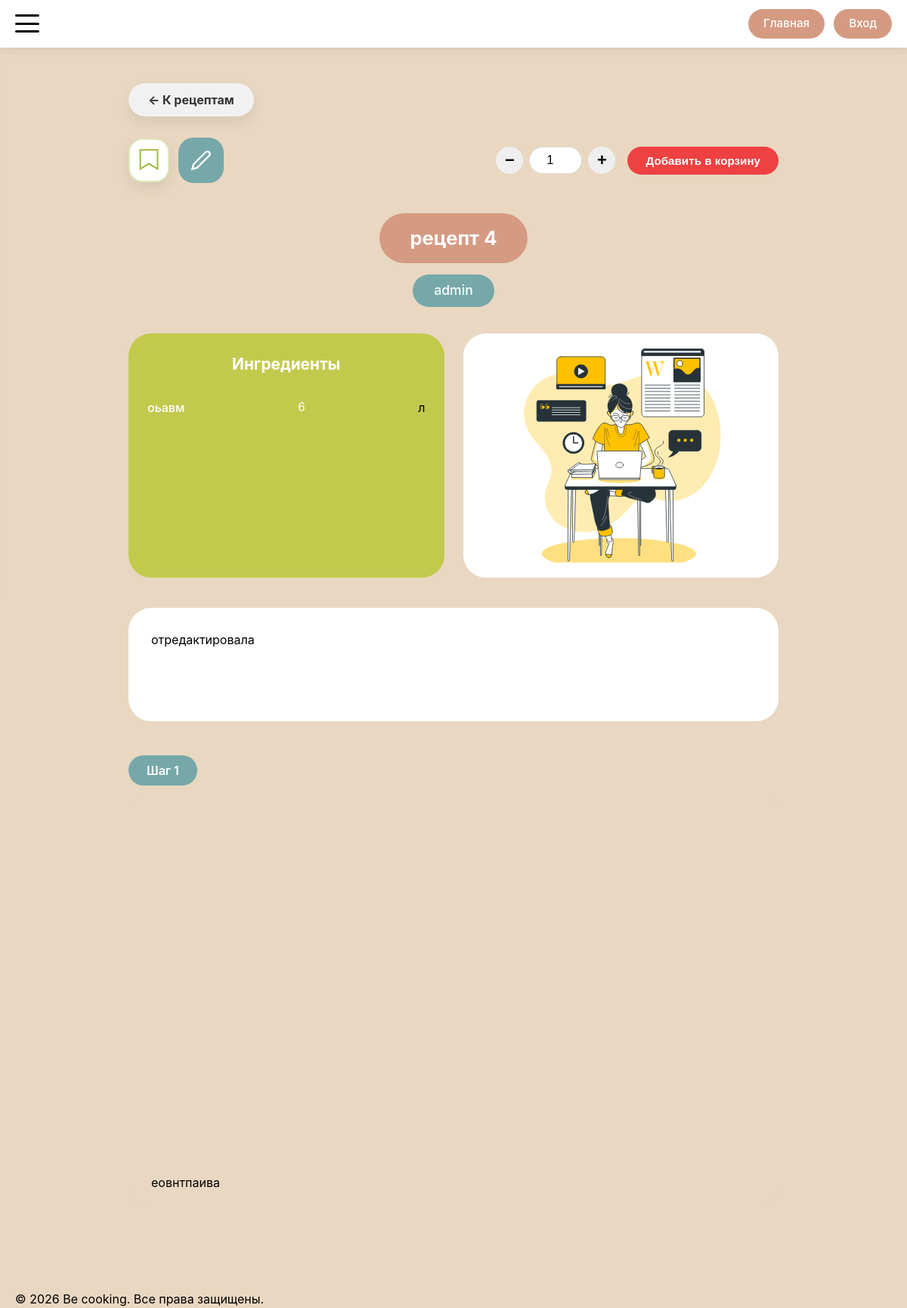
The page /recipes/4 on the database as committed earlier.
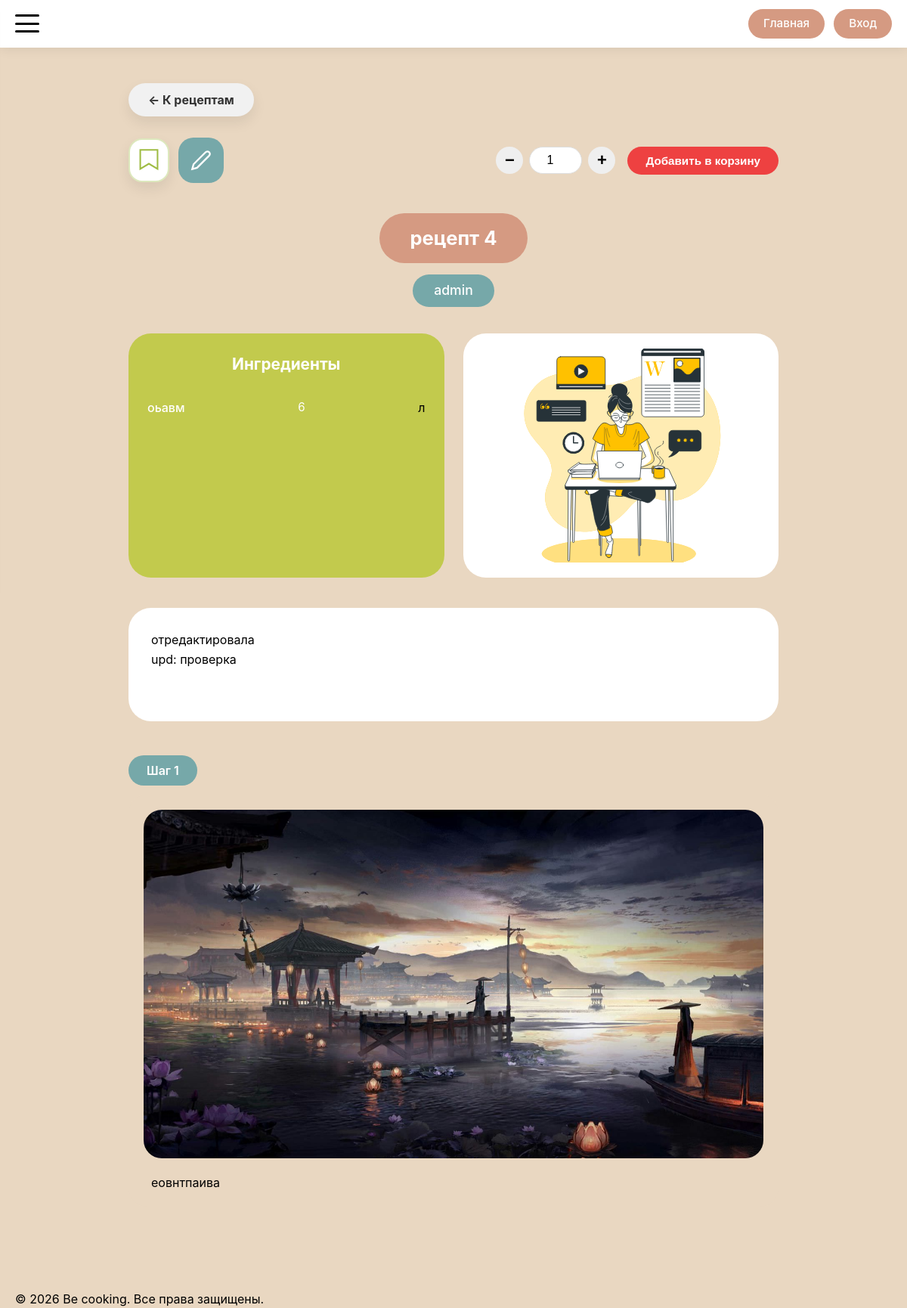
The same page on the database as committed later.
### models.py (models this page shows, shortened)
class Recipe(db.Model):
    __tablename__ = 'recipe'
    id = db.Column(db.Integer, primary_key=True)
    title = db.Column(db.String(200), nullable=False)
    description = db.Column(db.Text)
    author_id = db.Column(db.Integer, db.ForeignKey('user.id'), nullable=False)
    status = db.Column(db.Enum(RecipeStatusEnum), nullable=False, default=RecipeStatusEnum.PENDING)
    created_at = db.Column(db.DateTime, default=datetime.utcnow)
    updated_at = db.Column(db.DateTime, default=datetime.utcnow, onupdate=datetime.utcnow)
    main_image_url = db.Column(db.String(300))
    ingredients = db.Column(db.JSON)  # В SQLAlchemy JSON может хранить массивы
    steps = db.relationship('RecipeStep', backref='recipe', lazy='dynamic', cascade='all, delete-orphan')
    comments = db.relationship('Comment', backref='recipe', lazy='dynamic', cascade='all, delete-orphan')
    notes = db.relationship('Note', backref='recipe', lazy='dynamic', cascade='all, delete-orphan')
    favorites = db.relationship('Favorite', backref='recipe', lazy='dynamic', cascade='all, delete-orphan')
    cart_items = db.relationship('CartItem', backref='recipe', lazy='dynamic', cascade='all, delete-orphan')

class User(db.Model, UserMixin):
    __tablename__ = 'user'
    id = db.Column(db.Integer, primary_key=True)
    username = db.Column(db.String(100), unique=True, nullable=False)
    password_hash = db.Column(db.String(255), nullable=False)
    avatar_url = db.Column(db.String(300))
    created_at = db.Column(db.DateTime, default=datetime.utcnow)
    role = db.Column(db.Enum(UserRoleEnum), nullable=False, default=UserRoleEnum.USER)
    recipes = db.relationship('Recipe', backref='author', lazy='dynamic')
    comments = db.relationship('Comment', backref='author', lazy='dynamic')
    favorites = db.relationship('Favorite', backref='user', lazy='dynamic')
    cart_items = db.relationship('CartItem', backref='user', lazy='dynamic')
    notes = db.relationship('Note', backref='user', lazy='dynamic')
    chefs = db.relationship('Chef', backref='admin', lazy='dynamic')
    articles = db.relationship('Article', backref='author', lazy='dynamic')

class RecipeStep(db.Model):
    __tablename__ = 'recipe_step'
    id = db.Column(db.Integer, primary_key=True)
    recipe_id = db.Column(db.Integer, db.ForeignKey('recipe.id'), nullable=False)
    step_number = db.Column(db.Integer, nullable=False)
    text = db.Column(db.Text, nullable=False)
    image_url = db.Column(db.String(300))
    __table_args__ = (
        db.UniqueConstraint('recipe_id', 'step_number', name='unique_recipe_step'),
    )

### routes/recipe_routes.py (the view, shortened to what this page needs)
@app.route('/recipes/<int:recipe_id>')
def recipe_detail(recipe_id):
    recipe = Recipe.query.get_or_404(recipe_id)
    is_favorite = False
    cart_servings = 1
    is_in_cart = False
    comments_allowed = recipe.status == RecipeStatusEnum.PUBLISHED
    comments = get_recipe_comments(recipe.id)
    return render_template(
        'recipes/recipe_detail.html',
        recipe=recipe,
        is_favorite=is_favorite,
        cart_servings=cart_servings,
        is_in_cart=is_in_cart,
        comments=comments,
        comments_allowed=comments_allowed
    )

### app.py (called while the page is built)
@app.context_processor
def inject_enums():
    return dict(UserRoleEnum=UserRoleEnum)

### routes/recipe_routes.py (called while the page is built)
def get_recipe_comments(recipe_id):
    comments = (
        Comment.query
        .filter_by(recipe_id=recipe_id)
        .order_by(Comment.created_at.asc())
        .all()
    )
    for comment in comments:
        if comment.created_at and comment.updated_at:
            comment.is_edited = (comment.updated_at - comment.created_at).total_seconds() > 1
        else:
            comment.is_edited = False
    return comments

### templates/recipes/recipe_detail.html (shortened to what this page needs)
{% extends 'base/base.html' %}
{% block main_class %}recipe-detail-main{% endblock %}
{% block container_class %}recipe-detail-container{% endblock %}
{% block content %}
{% with back_url=url_for('recipes'), back_text='К рецептам', back_class='recipe-back-btn' %}
{% include 'components/_back_button.html' %}
{% endwith %}
<div class="recipe-actions-bar">
    <form action="{{ url_for('toggle_favorite', recipe_id=recipe.id) }}" method="POST">
        <button
                type="submit"
                class="recipe-favorite-ribbon js-favorite-toggle {{ 'is-active' if is_favorite else '' }}"
                aria-label="{{ 'Удалить из избранного' if is_favorite else 'Добавить в избранное' }}"
                title="{{ 'Удалить из избранного' if is_favorite else 'Добавить в избранное' }}"
        >
            <svg width="28" height="32" viewBox="0 0 24 28" fill="none" xmlns="http://www.w3.org/2000/svg">
                <path d="M2 2H22V24L12 18L2 24V2Z"/>
            </svg>
        </button>
    </form>
    <a href="{{ url_for('recipe_notes', recipe_id=recipe.id) }}" class="recipe-notes-icon" title="Мои заметки">
        <svg width="28" height="28" viewBox="0 0 24 24" fill="none" stroke="currentColor" stroke-width="2">
            <path d="M17 3a2.85 2.83 0 1 1 4 4L7.5 20.5 2 22l1.5-5.5L17 3z"/>
        </svg>
    </a>
    <div class="recipe-action-buttons">
        <form action="{{ url_for('add_to_cart', recipe_id=recipe.id) }}" method="POST" class="add-to-cart-form">
            <div class="servings-control">
                <button type="button" class="servings-btn" data-action="minus">−</button>
                <input
                        type="number"
                        name="servings"
                        class="servings-input"
                        value="{{ cart_servings }}"
                        min="1"
                >
                <button type="button" class="servings-btn" data-action="plus">+</button>
            </div>
            <button type="submit" class="recipe-action-btn action-cart">
                {% if is_in_cart %}
                Обновить корзину
                {% else %}
                Добавить в корзину
                {% endif %}
            </button>
        </form>
    </div>
</div>
<div class="recipe-info-block">
    <div class="recipe-title-wrapper">
        <div class="recipe-title-pill">{{ recipe.title }}</div>
    </div>
    <div class="recipe-author-wrapper">
        <div class="recipe-author-pill">{{ recipe.author.username }}</div>
    </div>
    <div class="recipe-ingredients-photo-row">
        <div class="recipe-ingredients-box">
            <div class="recipe-ingredients-title">Ингредиенты</div>
            <ul class="recipe-ingredients-list">
                {% for ingredient in recipe.ingredients %}
                <li class="recipe-ingredient-item">
                    <span class="ingredient-name">{{ ingredient.name }}</span>
                    <span class="ingredient-amount">{{ ingredient.amount }}</span>
                    <span class="ingredient-unit">{{ ingredient.unit }}</span>
                </li>
                {% endfor %}
            </ul>
        </div>
        {% if recipe.main_image_url %}
        <div class="recipe-photo-box">
            <div class="recipe-photo-inner">
                <img src="{{ recipe.main_image_url }}"
                     alt="{{ recipe.title }}">
            </div>
        </div>
        {% endif %}
    </div>
</div>
<div class="recipe-description-block">
    <div class="recipe-description-card">
        <div class="recipe-description-content">{{ recipe.description|safe }}</div>
    </div>
</div>
<div class="recipe-steps-block">
    {% for step in recipe.steps %}
    {% set step_index = loop.index %}
    {% include 'components/_step_block.html' with context %}
    {% endfor %}
</div>
{% endblock %}

### templates/base/base.html (shortened to what this page needs)
<!DOCTYPE html>
<html lang="ru">
<head>
    <link href="https://googleapis.com/css2?family=Inter:opsz,wght@14..32,300;14..32,400;14..32,500;14..32,600;14..32,700&display=swap" rel="stylesheet">
    <link rel="stylesheet" href="{{ url_for('static', filename='css/style.css') }}">
</head>
<body>
    {% if request.endpoint != 'auth' %}
        {% include 'components/_header.html' %}
    {% endif %}
    <main class="main {% block main_class %}{% endblock %}">
        <div class="container {% block container_class %}{% endblock %}">
            {% block content %}{% endblock %}
        </div>
    </main>
    {% if request.endpoint != 'auth' %}
        {% include 'components/_footer.html' %}
    {% endif %}
</body>
</html>

### templates/components/_header.html (shortened to what this page needs)
<header class="header">
    <div class="header-container container">
        <button class="burger-btn" id="burgerBtn">
            <span></span>
            <span></span>
            <span></span>
        </button>
        <div class="header-buttons">
            <a href="{{ url_for('index') }}" class="header-btn">Главная</a>
            {% if current_user.is_authenticated %}
                <a href="{{ url_for('profile') }}" class="header-btn">Профиль</a>
            {% else %}
                <a href="{{ url_for('auth') }}" class="header-btn">Вход</a>
            {% endif %}
        </div>
    </div>
</header>

### templates/components/_back_button.html
<div class="page-back-wrapper">
    <a href="{{ back_url }}" class="page-back-btn {{ back_class }}">
        ← {{ back_text }}
    </a>
</div>

### templates/components/_step_block.html
<div class="recipe-step-item">
    <div class="step-number-pill">Шаг {{ step_index }}</div>
    <div class="step-card">
        <div class="step-image">
            {% if step.image_url %}
            <img src="{{ step.image_url }}"
                 alt="Шаг {{ step_index }}">
            {% endif %}
        </div>
        <div class="step-text">{{ step.text }}</div>
    </div>
</div>

### templates/components/_footer.html
<footer class="footer">
    <div class="footer-container container">
        <p class="footer-text">© {{ now.year if now else '2026' }} Be cooking. Все права защищены.</p>
    </div>
</footer>

Rows that differ between the two databases and show on the page:
removed RecipeStep: step_number "1", text "еовнтпаива"
changed Recipe "рецепт 4": description "отредактировала" → "отредактировала upd: проверка"
added RecipeStep: step_number "1", image_url (picture), text "еовнтпаива"
